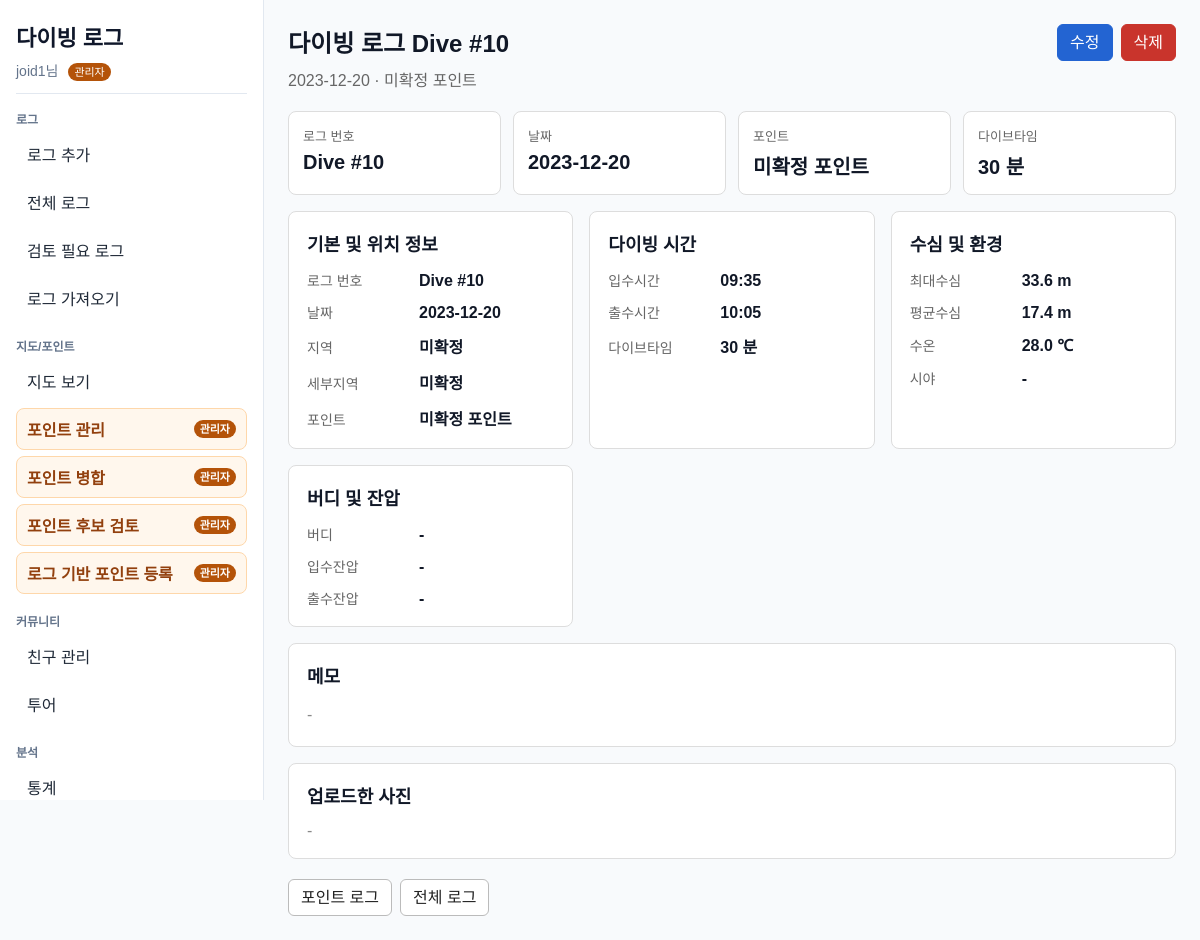
The app's page /log/289 (signed in), older data.
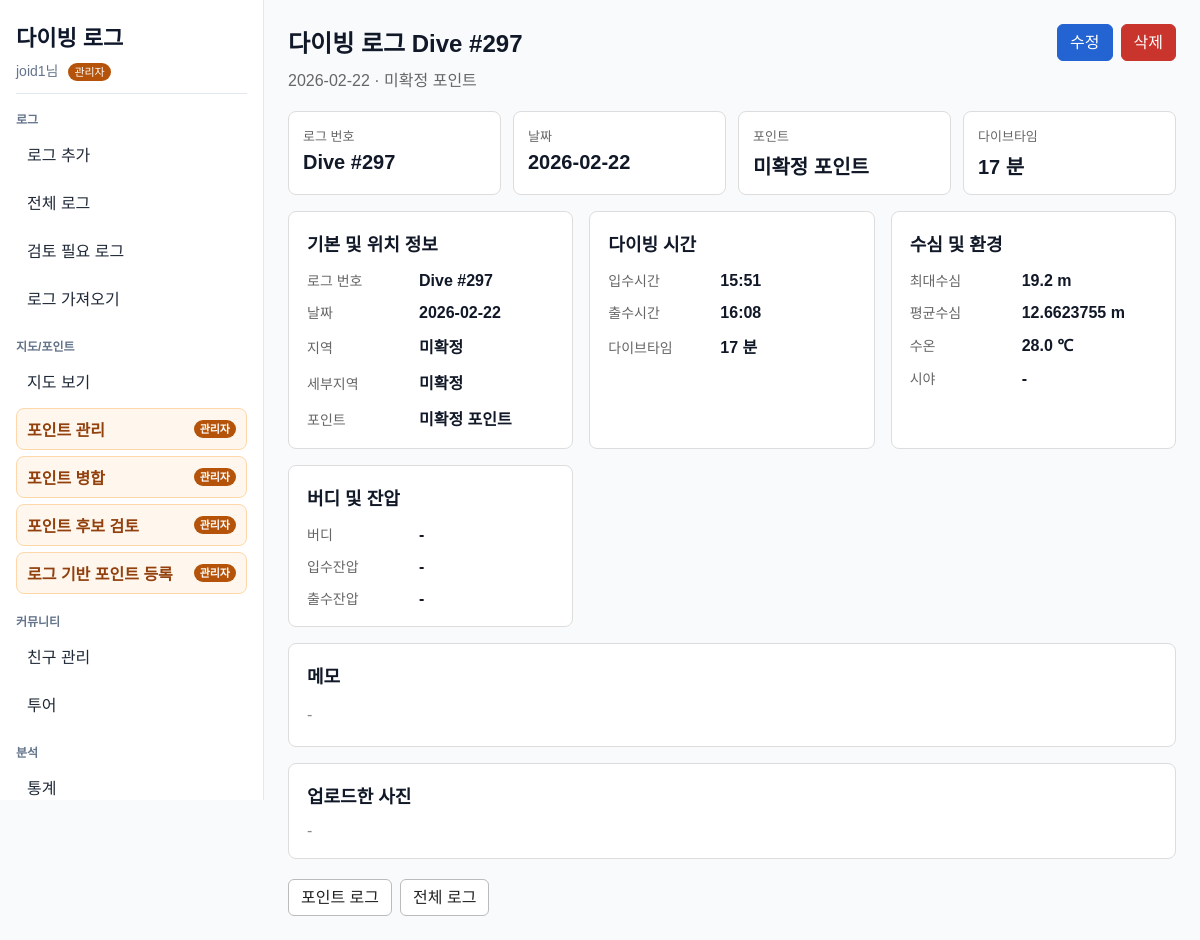
The same page, newer data.
### app/models.py (models this page shows)
class User(Base):
    __tablename__ = "users"
    id = Column(Integer, primary_key=True, index=True)
    username = Column(String, unique=True, index=True, nullable=False)
    password_hash = Column(String, nullable=False)
    is_admin = Column(Boolean, default=False, nullable=False)

class DiveLog(Base):
    __tablename__ = "dive_logs"
    id = Column(Integer, primary_key=True, index=True)
    dive_number = Column(Integer, nullable=True, index=True)
    dive_date = Column(Date, nullable=False)
    dive_point_id = Column(Integer, ForeignKey("dive_points.id"))
    user_id = Column(Integer, ForeignKey("users.id"), nullable=True)
    buddy_user_id = Column(Integer, ForeignKey("users.id"), nullable=True)
    max_depth = Column(Float)
    avg_depth = Column(Float)
    entry_time = Column(Time, nullable=True)
    exit_time = Column(Time, nullable=True)
    dive_time = Column(Integer)  # 분 단위
    water_temp = Column(Float)
    visibility = Column(Integer)
    latitude = Column(Float, nullable=True)
    longitude = Column(Float, nullable=True)
    site_name = Column(String, nullable=True)
    buddy = Column(String)
    start_pressure = Column(Integer)
    end_pressure = Column(Integer)
    image_path = Column(String, nullable=True)
    note = Column(String)
    import_source = Column(String, nullable=True, index=True)
    import_external_id = Column(String, nullable=True, index=True)
    import_source_file_hash = Column(String, nullable=True, index=True)
    dive_point = relationship("DivePoint", backref="dive_logs")
    user = relationship("User", foreign_keys=[user_id], backref="dive_logs")
    buddy_user = relationship("User", foreign_keys=[buddy_user_id])

class DivePoint(Base):
    __tablename__ = "dive_points"
    id = Column(Integer, primary_key=True, index=True)
    name = Column(String, index=True)
    area_id = Column(Integer, ForeignKey("areas.id"))
    latitude = Column(Float, nullable=True)
    longitude = Column(Float, nullable=True)
    point_type = Column(String, nullable=False, default="OCEAN")
    memo = Column(String, nullable=True)
    area = relationship("Area", backref="dive_points")

class Region(Base):
    __tablename__ = "regions"
    id = Column(Integer, primary_key=True, index=True)
    name = Column(String, unique=True, index=True)
    country_id = Column(Integer, ForeignKey("countries.id"), nullable=True)
    country = relationship("Country", backref="regions")

class Area(Base):
    __tablename__ = "areas"
    id = Column(Integer, primary_key=True, index=True)
    name = Column(String, index=True)
    region_id = Column(Integer, ForeignKey("regions.id"))
    region = relationship("Region", backref="areas")

### main.py (the view)
@app.get("/log/{log_id}")
def log_detail(request: Request, log_id: int):
    db = SessionLocal()
    try:
        current_user = get_current_user(request, db)
        log = (
            db.query(DiveLog)
            .options(
                joinedload(DiveLog.dive_point)
                .joinedload(DivePoint.area)
                .joinedload(Area.region)
            )
            .filter(DiveLog.id == log_id)
            .filter(visible_log_condition(current_user))
            .first()
        )
        return templates.TemplateResponse(
            "log_detail.html",
            {
                "request": request,
                "log": log
            }
        )
    finally:
        db.close()

### templates/log_detail.html (shortened to what this page needs)
{% extends "base.html" %}
{% block content %}
{% set dive_point = log.dive_point %}
{% set area = dive_point.area if dive_point else none %}
{% set region = area.region if area else none %}
<div class="log-detail-page">
    <div class="detail-header">
        <div class="detail-title">
            <h2>다이빙 로그 Dive #{{ log.dive_number or log.id }}</h2>
            <p>{{ log.dive_date }} · {{ dive_point.name if dive_point else '-' }}</p>
        </div>
        {% if log.user_id == request.session.get("user_id") %}
        <div class="action-group">
            <a class="btn btn-primary" href="/log/{{ log.id }}/edit">수정</a>
            <form action="/log/{{ log.id }}/delete" method="post" onsubmit="return confirm('이 로그를 삭제하시겠습니까?');">
                <button class="btn btn-danger" type="submit">삭제</button>
            </form>
        </div>
        {% endif %}
    </div>
    <div class="summary-grid">
        <section class="summary-card">
            <div class="summary-label">로그 번호</div>
            <div class="summary-value">Dive #{{ log.dive_number or log.id }}</div>
        </section>
        <section class="summary-card">
            <div class="summary-label">날짜</div>
            <div class="summary-value">{{ log.dive_date }}</div>
        </section>
        <section class="summary-card">
            <div class="summary-label">포인트</div>
            <div class="summary-value">{{ dive_point.name if dive_point else '-' }}</div>
        </section>
        <section class="summary-card">
            <div class="summary-label">다이브타임</div>
            <div class="summary-value">{{ log.dive_time if log.dive_time is not none else '-' }}{% if log.dive_time is not none %} 분{% endif %}</div>
        </section>
    </div>
    <div class="detail-grid">
        <section class="detail-card">
            <h3>기본 및 위치 정보</h3>
            <div class="info-list">
                <div class="info-row">
                    <div class="info-label">로그 번호</div>
                    <div class="info-value">Dive #{{ log.dive_number or log.id }}</div>
                </div>
                <div class="info-row">
                    <div class="info-label">날짜</div>
                    <div class="info-value">{{ log.dive_date }}</div>
                </div>
                <div class="info-row">
                    <div class="info-label">지역</div>
                    <div class="info-value">{{ region.name if region else '-' }}</div>
                </div>
                <div class="info-row">
                    <div class="info-label">세부지역</div>
                    <div class="info-value">{{ area.name if area else '-' }}</div>
                </div>
                <div class="info-row">
                    <div class="info-label">포인트</div>
                    <div class="info-value">{{ dive_point.name if dive_point else '-' }}</div>
                </div>
            </div>
        </section>
        <section class="detail-card">
            <h3>다이빙 시간</h3>
            <div class="info-list">
                <div class="info-row">
                    <div class="info-label">입수시간</div>
                    <div class="info-value">{{ log.entry_time.strftime('%H:%M') if log.entry_time else '-' }}</div>
                </div>
                <div class="info-row">
                    <div class="info-label">출수시간</div>
                    <div class="info-value">{{ log.exit_time.strftime('%H:%M') if log.exit_time else '-' }}</div>
                </div>
                <div class="info-row">
                    <div class="info-label">다이브타임</div>
                    <div class="info-value">{{ log.dive_time if log.dive_time is not none else '-' }}{% if log.dive_time is not none %} 분{% endif %}</div>
                </div>
            </div>
        </section>
        <section class="detail-card">
            <h3>수심 및 환경</h3>
            <div class="info-list">
                <div class="info-row">
                    <div class="info-label">최대수심</div>
                    <div class="info-value">{{ log.max_depth if log.max_depth is not none else '-' }}{% if log.max_depth is not none %} m{% endif %}</div>
                </div>
                <div class="info-row">
                    <div class="info-label">평균수심</div>
                    <div class="info-value">{{ log.avg_depth if log.avg_depth is not none else '-' }}{% if log.avg_depth is not none %} m{% endif %}</div>
                </div>
                <div class="info-row">
                    <div class="info-label">수온</div>
                    <div class="info-value">{{ log.water_temp if log.water_temp is not none else '-' }}{% if log.water_temp is not none %} ℃{% endif %}</div>
                </div>
                <div class="info-row">
                    <div class="info-label">시야</div>
                    <div class="info-value">
                        {% if log.visibility %}
                        <span class="star-rating">{% for i in range(log.visibility|int) %}★{% endfor %}</span>
                        {% else %}
                        -
                        {% endif %}
                    </div>
                </div>
            </div>
        </section>
        <section class="detail-card">
            <h3>버디 및 잔압</h3>
            <div class="info-list">
                <div class="info-row">
                    <div class="info-label">버디</div>
                    <div class="info-value">{{ log.buddy if log.buddy else '-' }}</div>
                </div>
                <div class="info-row">
                    <div class="info-label">입수잔압</div>
                    <div class="info-value">{{ log.start_pressure if log.start_pressure is not none else '-' }}{% if log.start_pressure is not none %} bar{% endif %}</div>
                </div>
                <div class="info-row">
                    <div class="info-label">출수잔압</div>
                    <div class="info-value">{{ log.end_pressure if log.end_pressure is not none else '-' }}{% if log.end_pressure is not none %} bar{% endif %}</div>
                </div>
            </div>
        </section>
    </div>
    <section class="detail-card note-card">
        <h3>메모</h3>
        {% if log.note %}
        <p class="note-text">{{ log.note }}</p>
        {% else %}
        <p class="note-text empty-value">-</p>
        {% endif %}
    </section>
    <section class="detail-card photo-card">
        <h3>업로드한 사진</h3>
        {% if log.image_path %}
        <img class="log-photo" src="/{{ log.image_path }}" alt="업로드한 다이빙 사진">
        {% else %}
        <div class="empty-value">-</div>
        {% endif %}
    </section>
    <div class="bottom-links">
        <a class="btn" href="/point/{{ log.dive_point_id }}/logs">포인트 로그</a>
        <a class="btn" href="/logs">전체 로그</a>
    </div>
</div>
{% endblock %}

### templates/base.html (shortened to what this page needs)
<!DOCTYPE html>
<html>
<head>
<link
 rel="stylesheet"
 href="https://unpkg.com/leaflet@1.9.4/dist/leaflet.css"
/>
<link rel="stylesheet" href="/static/css/style.css">
</head>
<body>
<div class="app-shell">
    <aside class="sidebar">
        <div class="sidebar-header">
            <a class="brand-link" href="/">다이빙 로그</a>
            {% if request.session.get("user_id") %}
            <div class="nav-user">
                {{ request.session.get("username") }}님
                {% if request.session.get("is_admin") %}<span class="admin-badge">관리자</span>{% endif %}
            </div>
            {% endif %}
        </div>
        <nav class="nav-groups" aria-label="주 메뉴">
            <div class="nav-group">
                <div class="nav-group-title">로그</div>
                <a class="nav-link" href="/log/add">로그 추가</a>
                <a class="nav-link" href="/logs">전체 로그</a>
                <a class="nav-link" href="/logs/review-needed">검토 필요 로그</a>
                <a class="nav-link" href="/import">로그 가져오기</a>
            </div>
            <div class="nav-group">
                <div class="nav-group-title">지도/포인트</div>
                <a class="nav-link" href="/map">지도 보기</a>
                {% if request.session.get("is_admin") %}
                <a class="nav-link admin-link" href="/admin/divepoints">포인트 관리 <span class="admin-badge">관리자</span></a>
                <a class="nav-link admin-link" href="/admin/points/merge">포인트 병합 <span class="admin-badge">관리자</span></a>
                <a class="nav-link admin-link" href="/admin/points/candidates">포인트 후보 검토 <span class="admin-badge">관리자</span></a>
                <a class="nav-link admin-link" href="/admin/points/from-logs">로그 기반 포인트 등록 <span class="admin-badge">관리자</span></a>
                {% endif %}
            </div>
            <div class="nav-group">
                <div class="nav-group-title">커뮤니티</div>
                <a class="nav-link" href="/friends">친구 관리</a>
                <a class="nav-link" href="/trips">투어</a>
            </div>
            <div class="nav-group">
                <div class="nav-group-title">분석</div>
                <a class="nav-link" href="/stats">통계</a>
            </div>
        </nav>
    </aside>
    <main class="main-content">
        {% block content %}{% endblock %}
    </main>
</div>
</body>
</html>

### static/css/style.css (style rules this page uses)
* { box-sizing: border-box; }
body { margin: 0; font-family: Arial, sans-serif; color: #111827; background: #f8fafc; }
button, input, select, textarea { font: inherit; }
.app-shell { display: flex; min-height: 100vh; }
.sidebar { position: sticky; top: 0; width: 264px; height: 100vh; display: flex; flex-direction: column; gap: 16px; padding: 20px 16px; border-right: 1px solid #e2e8f0; background: #ffffff; overflow-y: auto; }
.sidebar-header { padding-bottom: 12px; border-bottom: 1px solid #e2e8f0; }
.brand-link { display: block; color: #0f172a; font-size: 22px; font-weight: 700; text-decoration: none; }
.nav-user { margin-top: 8px; color: #64748b; font-size: 14px; }
.nav-groups { display: flex; flex: 1; flex-direction: column; gap: 18px; }
.nav-group { display: grid; gap: 6px; }
.nav-group-title { color: #64748b; font-size: 12px; font-weight: 700; letter-spacing: 0; }
.nav-link, .nav-action { display: flex; align-items: center; justify-content: space-between; width: 100%; min-height: 38px; padding: 8px 10px; border: 1px solid transparent; border-radius: 8px; color: #1f2937; background: transparent; text-align: left; text-decoration: none; cursor: pointer; }
.admin-link { border-color: #fed7aa; background: #fff7ed; color: #92400e; font-weight: 700; }
.admin-badge { display: inline-block; margin-left: 6px; padding: 2px 6px; border-radius: 999px; background: #b45309; color: #ffffff; font-size: 11px; line-height: 1.3; white-space: nowrap; }
.main-content { flex: 1; min-width: 0; padding: 24px; }

### templates/log_detail.html (style rules this page uses)
.log-detail-page { max-width: 980px; }
.detail-header { display: flex; justify-content: space-between; align-items: flex-start; gap: 16px; margin-bottom: 20px; }
.detail-title h2 { margin: 0 0 8px; }
.detail-title p { margin: 0; color: #666; }
.action-group { display: flex; flex-wrap: wrap; gap: 8px; }
.action-group form { margin: 0; }
.summary-grid { display: grid; grid-template-columns: repeat(auto-fit, minmax(170px, 1fr)); gap: 12px; margin-bottom: 16px; }
.summary-card { border: 1px solid #ddd; border-radius: 8px; background: #fff; padding: 14px; }
.summary-label { margin-bottom: 6px; color: #666; font-size: 13px; }
.summary-value { font-size: 20px; font-weight: 700; word-break: break-word; }
.btn { display: inline-block; box-sizing: border-box; padding: 8px 12px; border: 1px solid #bbb; border-radius: 6px; background: #fff; color: #222; font: inherit; line-height: 1.2; text-decoration: none; cursor: pointer; }
.btn-primary { border-color: #2364d2; background: #2364d2; color: #fff; }
.btn-danger { border-color: #c9342c; background: #c9342c; color: #fff; }
.detail-grid { display: grid; grid-template-columns: repeat(auto-fit, minmax(280px, 1fr)); gap: 16px; }
.detail-card { border: 1px solid #ddd; border-radius: 8px; background: #fff; padding: 18px; }
.detail-card h3 { margin: 0 0 14px; font-size: 18px; }
.info-list { display: grid; gap: 12px; }
.info-row { display: grid; grid-template-columns: 100px 1fr; gap: 12px; align-items: baseline; }
.info-label { color: #666; font-size: 14px; }
.info-value { font-weight: 600; word-break: break-word; }
.note-card, .photo-card { margin-top: 16px; }
.note-text { margin: 0; white-space: pre-wrap; line-height: 1.6; }
.empty-value { color: #888; font-weight: 400; }
.bottom-links { display: flex; flex-wrap: wrap; gap: 8px; margin-top: 20px; }

Row changes from the older to the newer data that the page shows:
changed DiveLog: dive_number "10" → "297"; dive_date "2023-12-20" → "2026-02-22"; dive_time "30" → "17"; entry_time "09:35" → "15:51"; exit_time "10:05" → "16:08"; max_depth "33.6" → "19.2"; avg_depth "17.4" → "12.6623755"
